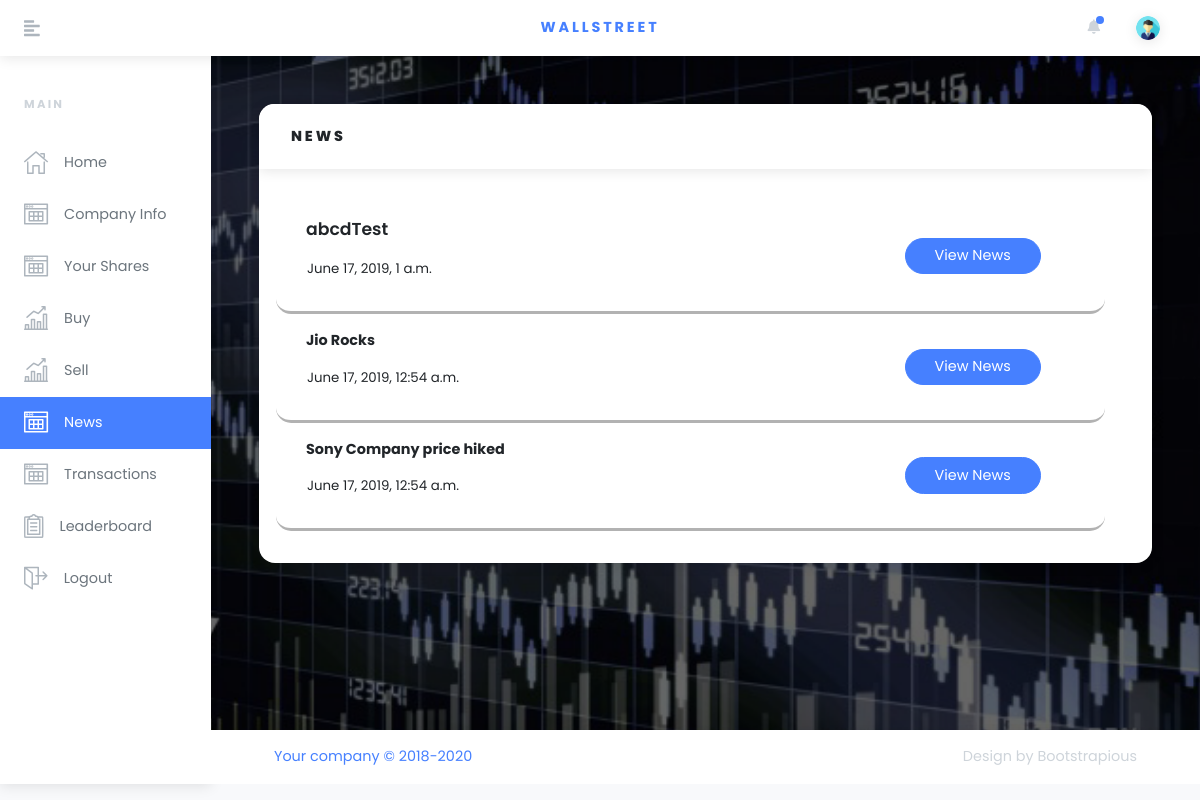
The app's page /news/ (signed in), older data.
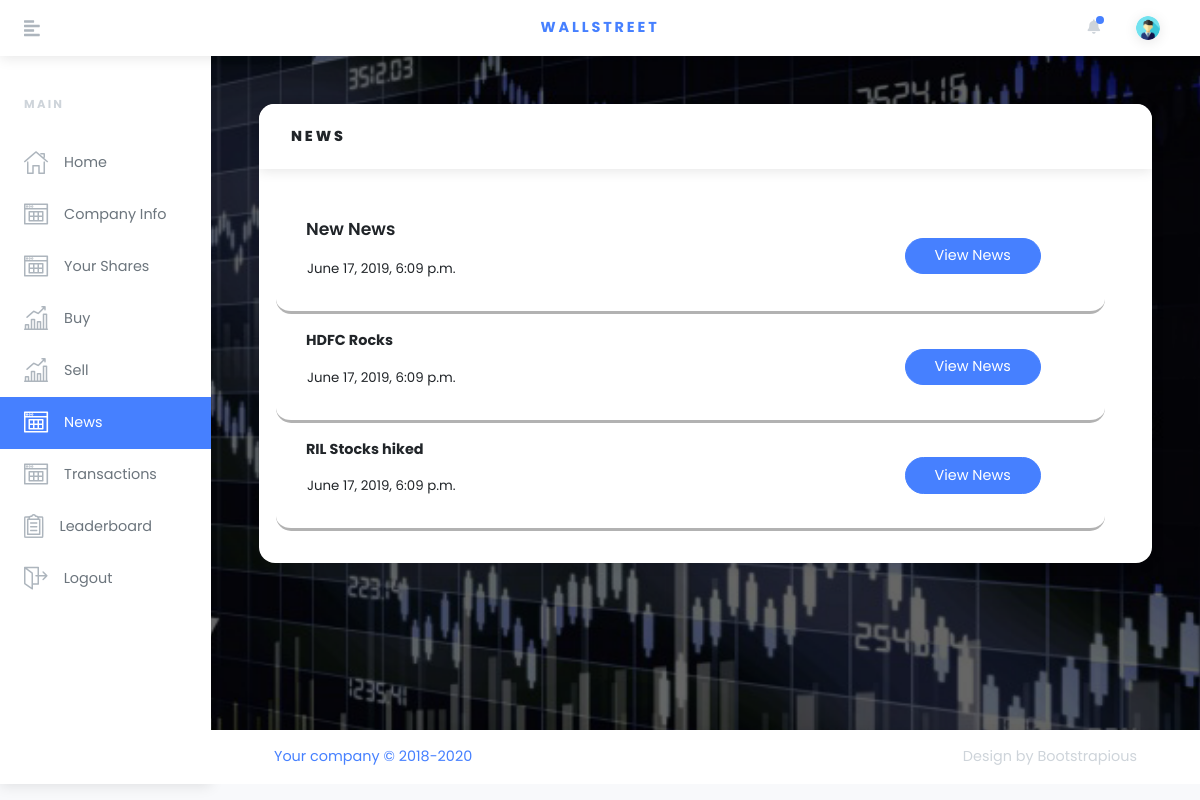
The same page, newer data.
### bazaar/models.py (models this page shows)
class News(models.Model):
    title = models.CharField(max_length=50)
    description = models.CharField(max_length=200)
    time = models.DateTimeField(default=datetime.now)

### bazaar/views.py (the view)
# urls.py: path('news/', views.NewsView.as_view(), name='news'),
class NewsView(View):
    template = 'bazaar/news.html'
    def get(self, request):
        profile = Profile.objects.filter(user=User.objects.get(username=request.user)).first()
        sensex = Global.objects.filter(pk=1).first().sensex
        news = News.objects.all()
        context = {"profile": profile, "sensex": sensex, "news": news[::-1]}
        return render(request, self.template, context)

### bazaar/templates/bazaar/news.html (shortened to what the changed rows need)
{% load static %}
<!DOCTYPE html>
<html>
  <head>
    <link rel="stylesheet" href="{% static 'bazaar/vendor/bootstrap/css/bootstrap.min.css'%}">
    <link rel="stylesheet" href="https://use.fontawesome.com/releases/v5.3.1/css/all.css">
    <link rel="stylesheet" href="{% static 'bazaar/css/orionicons.css'%}">
    <link rel="stylesheet" href="{% static 'bazaar/css/style.default.css'%}" id="theme-stylesheet">
    <link rel="stylesheet" href="{% static 'bazaar/css/custom.css'%}">
  </head>
  <body>
    <div class="d-flex align-items-stretch">
      <div class="page-holder w-100 d-flex flex-wrap">
        <div class="container-fluid px-xl-5">
          <section class="py-5">
            <div class="row">
              <div class="col-lg-12 mb-4">
                <div class="card">
                  <div class="card-body">
                    {% for n in news %}
                    <div class="row d-flex justify-content-around align-items-center p-3" style="width: 100%;border-bottom:3px solid rgba(0,0,0,0.3);border-radius: 15px;" >
                      <div class="col-lg-9">
                        <div class="form-group">
                            <div class="input-group-append">
                              {% if n == news.0 %}
                                <big type="text" style="font-weight: 600">{{ n.title }}</big>
                              {% else %}
                                <strong type="text" style="...">{{ n.title }}</strong>
                              {% endif %}
                            </div>
                          </div>
                          <p style="text-align:left; font-size:10pt">{{n.time}}</p>
                      </div>
                      <div class="col-lg-3">
                        <button type="button" id={{n.pk}} data-toggle="modal" data-target="#myModal{{n.pk}}" class="btn btn-primary ml-auto">View News </button>
                      </div>
                    </div>
                    {% endfor %}
                  </div>
                </div>
              </div>
            </div>
          </section>
        </div>
      </div>
    </div>

Row changes from the older to the newer data that the page shows:
removed News: title "abcdTest", time "June 17, 2019, 1 a.m."
removed News: title "Jio Rocks", time "June 17, 2019, 12:54 a.m."
removed News: title "Sony Company price hiked", time "June 17, 2019, 12:54 a.m."
added News: title "New News", time "June 17, 2019, 6:09 p.m."
added News: title "HDFC Rocks", time "June 17, 2019, 6:09 p.m."
added News: title "RIL Stocks hiked", time "June 17, 2019, 6:09 p.m."
